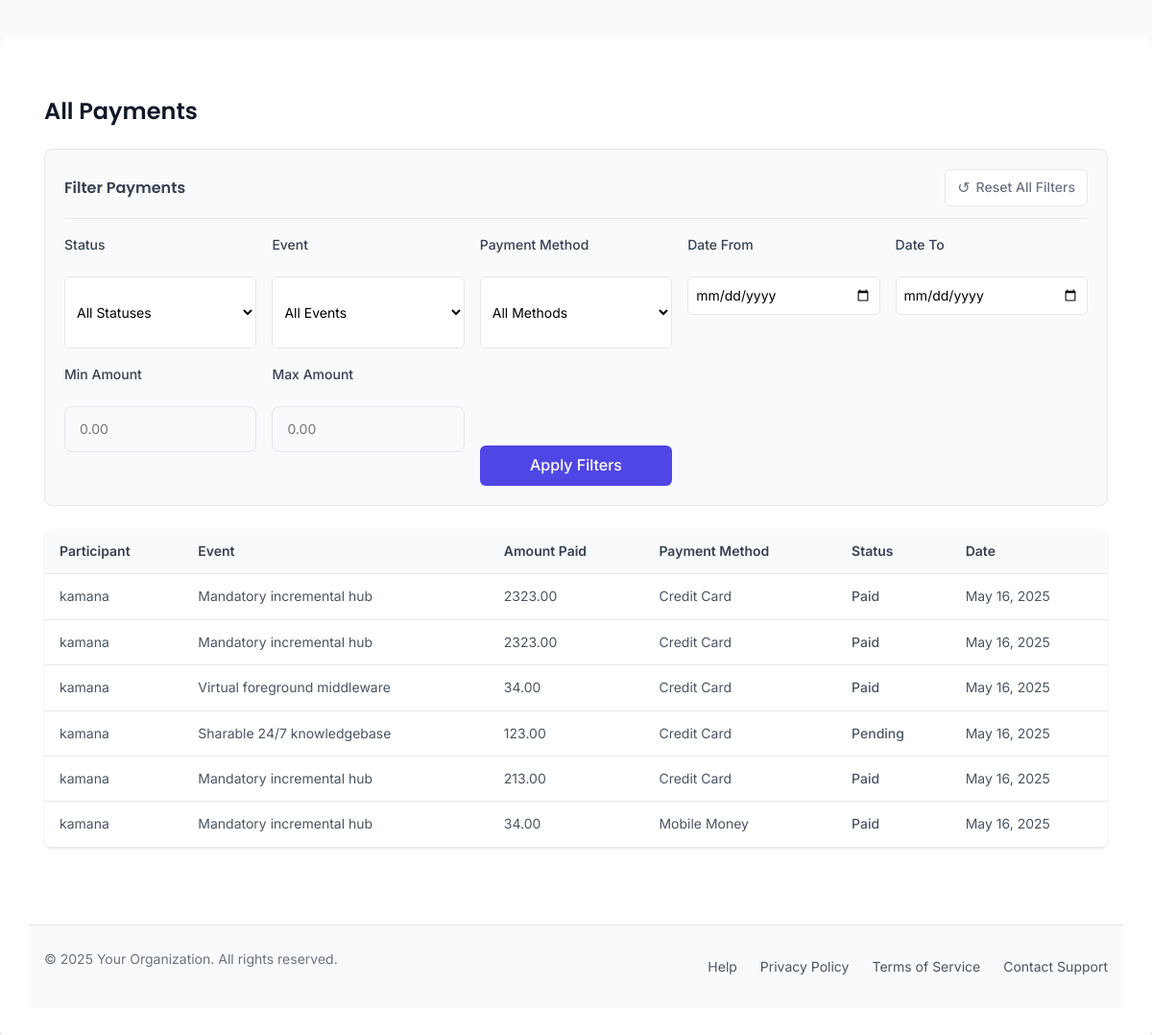
/payments/, run on an earlier commit of the app's database.
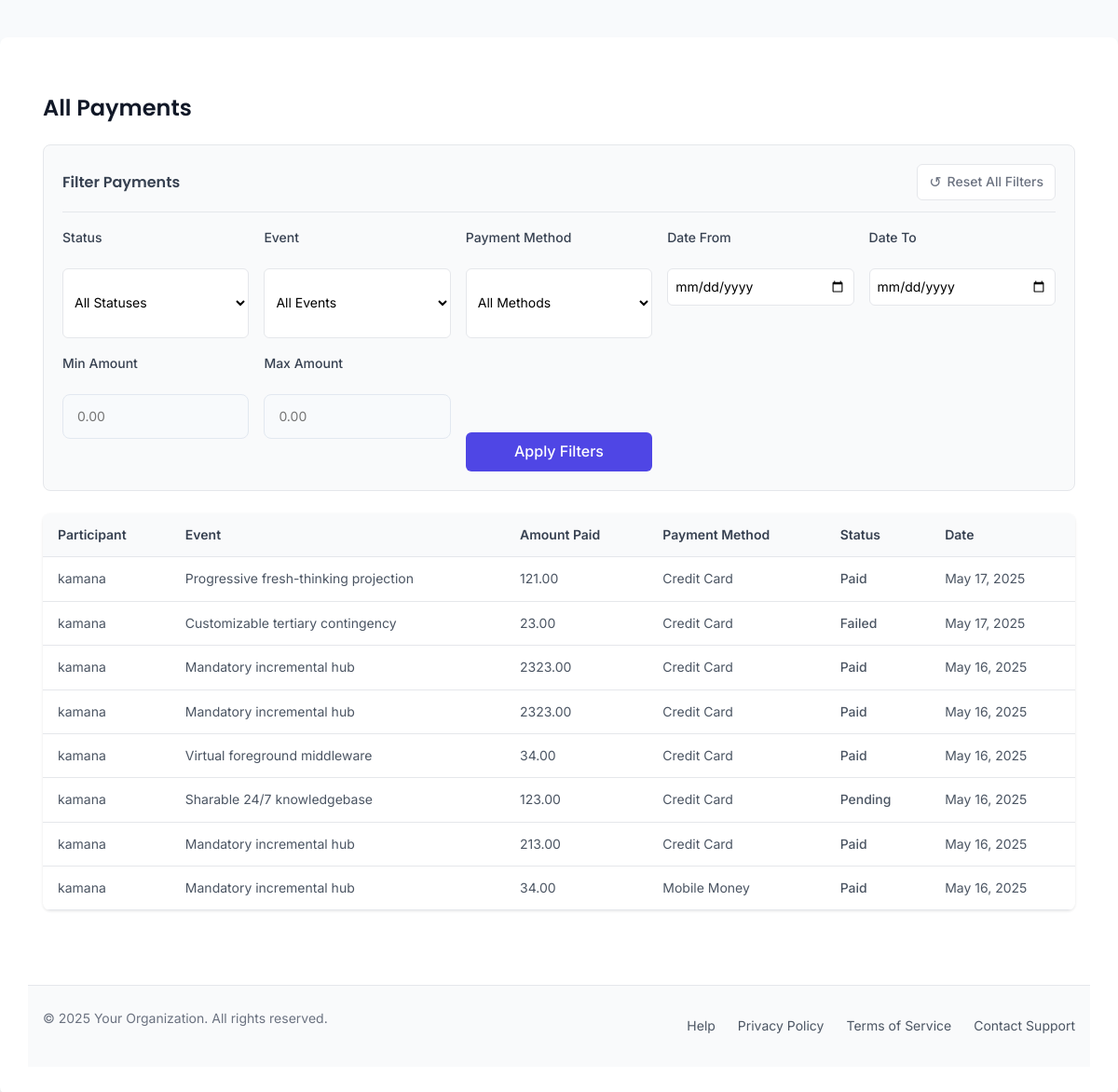
And on a later commit of the database.
### event_app/models.py (models this page shows, shortened)
class Payment(models.Model):
    PAYMENT_STATUS_CHOICES = [
        ('PAID', 'Paid'),
        ('PENDING', 'Pending'),
        ('FAILED', 'Failed')
    ]
    PAYMENT_METHOD_CHOICES = [
        ('CREDIT_CARD', 'Credit Card'),
        ('MOBILE_MONEY', 'Mobile Money'),
        ('BANK_TRANSFER', 'Bank Transfer'),
        ('PAYPAL', 'PayPal'),
        ('CASH', 'Cash'),
    ]
    participant = models.ForeignKey(Participant_management, on_delete=models.CASCADE)
    event = models.ForeignKey(Event_management, on_delete=models.CASCADE)
    amount_paid = models.DecimalField(max_digits=8, decimal_places=2)
    payment_method = models.CharField(max_length=20, choices=PAYMENT_METHOD_CHOICES)
    payment_date = models.DateField(auto_now_add=True)
    transaction_id = models.CharField(max_length=100)
    payment_status = models.CharField(max_length=10, choices=PAYMENT_STATUS_CHOICES)
    card_number = models.CharField(max_length=19, blank=True, null=True)  # Stored securely or masked
    cardholder_name = models.CharField(max_length=100, blank=True, null=True)

class Participant_management(models.Model):
    user = models.OneToOneField(User, on_delete=models.CASCADE, null=True, blank=True)
    name = models.CharField(max_length=150)
    email = models.EmailField()
    phone_number = models.CharField(max_length=20)
    sex = models.CharField(max_length=1)
    university = models.CharField(max_length=200)
    Event = models.ForeignKey(Event_management, on_delete=models.CASCADE)
    def __str__(self):
        return self.name

class Event_management(models.Model):
    title = models.CharField(max_length=100)
    description = models.TextField()
    start_date = models.DateField()
    end_date = models.DateField()
    location = models.CharField(max_length=100)
    category = models.ForeignKey(Category, on_delete=models.CASCADE)
    is_free = models.BooleanField(default=True)
    price = models.DecimalField(max_digits=8, decimal_places=2, default=0.00)
    image = models.ImageField(upload_to='events/', blank=True, null=True)
    available_tickets = models.PositiveIntegerField(default=0)
    def __str__(self):
        return self.title

### event_app/views.py (the view)
# urls.py: path('payments/', views.admin_payments, name='admin_payments'),
def admin_payments(request):
    payments = Payment.objects.select_related(
        'participant', 'event'
    ).order_by('-payment_date')
    return render(request, 'admin_payments.html', {'payments': payments})

### event_app/templates/admin_payments.html (shortened to what this page needs)
{% extends 'base.html' %}
{% block content %}
<div class="payments-container">
    <h2 class="payments-title">All Payments</h2>
    <div class="filter-section">
        <div class="filter-header">
            <h3 class="filter-title">Filter Payments</h3>
            <a href="{% url 'admin_payments' %}" class="filter-reset-button">
                <span class="reset-icon">↺</span> Reset All Filters
            </a>
        </div>
        <form method="get" action="" class="filter-form" id="payment-filter-form" novalidate>
            <div class="filter-grid">
                <div class="filter-group">
                    <label for="status">Status</label>
                    <select name="status" id="status" class="filter-select">
                        <option value="">All Statuses</option>
                    </select>
                </div>
                <div class="filter-group">
                    <label for="event">Event</label>
                    <select name="event" id="event" class="filter-select">
                        <option value="">All Events</option>
                    </select>
                </div>
                <div class="filter-group">
                    <label for="payment_method">Payment Method</label>
                    <select name="payment_method" id="payment_method" class="filter-select">
                        <option value="">All Methods</option>
                    </select>
                </div>
                <div class="filter-group">
                    <label for="date_from">Date From</label>
                    <input type="date" name="date_from" id="date_from" class="filter-input" aria-describedby="date_from_error">
                    <div id="date_from_error" class="input-error"></div>
                </div>
                <div class="filter-group">
                    <label for="date_to">Date To</label>
                    <input type="date" name="date_to" id="date_to" class="filter-input" aria-describedby="date_to_error">
                    <div id="date_to_error" class="input-error"></div>
                </div>
                <div class="filter-group amount-filter">
                    <label for="amount_min">Min Amount</label>
                    <input type="number" name="amount_min" id="amount_min" class="filter-input" min="0" step="0.01" placeholder="0.00" aria-describedby="amount_min_error">
                    <div id="amount_min_error" class="input-error"></div>
                </div>
                <div class="filter-group amount-filter">
                    <label for="amount_max">Max Amount</label>
                    <input type="number" name="amount_max" id="amount_max" class="filter-input" min="0" step="0.01" placeholder="0.00" aria-describedby="amount_max_error">
                    <div id="amount_max_error" class="input-error"></div>
                </div>
                <div class="filter-submit">
                    <button type="submit" class="filter-button" id="apply-filters-btn">Apply Filters</button>
                </div>
            </div>
        </form>
    </div>
    <div class="table-responsive">
        <table class="payments-table">
            <thead>
                <tr>
                    <th>Participant</th>
                    <th>Event</th>
                    <th>Amount Paid</th>
                    <th>Payment Method</th>
                    <th>Status</th>
                    <th>Date</th>
                </tr>
            </thead>
            <tbody>
                {% for payment in payments %}
                <tr>
                    <td>{{ payment.participant }}</td>
                    <td>{{ payment.event }}</td>
                    <td>{{ payment.amount_paid }}</td>
                    <td>{{ payment.get_payment_method_display }}</td>
                    <td class="status-cell status-{{ payment.payment_status }}">{{ payment.get_payment_status_display }}</td>
                    <td>{{ payment.payment_date }}</td>
                </tr>
                {% endfor %}
            </tbody>
        </table>
    </div>
</div>
<footer class="admin-footer">
    <div class="footer-container">
        <div class="footer-info">
            <p>&copy; {% now "Y" %} Your Organization. All rights reserved.</p>
        </div>
        <div class="footer-links">
            <a href="#" class="footer-link">Help</a>
            <a href="#" class="footer-link">Privacy Policy</a>
            <a href="#" class="footer-link">Terms of Service</a>
            <a href="#" class="footer-link">Contact Support</a>
        </div>
    </div>
</footer>
{% endblock %}

### event_app/templates/base.html (shortened to what this page needs)
<!DOCTYPE html>
<html>
<head>
    <link href="https://cdn.jsdelivr.net/npm/bootstrap@5.3.0/dist/css/bootstrap.min.css" rel="stylesheet">
    <link rel="stylesheet" href="https://cdnjs.cloudflare.com/ajax/libs/font-awesome/6.4.0/css/all.min.css">
    <link rel="stylesheet" href="https://cdnjs.cloudflare.com/ajax/libs/font-awesome/6.4.0/css/all.min.css">
</head>
<body>
    <div class="container">
        {% block content %}
        {% endblock %}
    </div>
</body>
</html>

### event_app/templates/base.html (style rules this page uses)
:root { --primary: #4f46e5; --primary-dark: #4338ca; --secondary: #f97316; --dark: #1e293b; --light: #f8fafc; --gray: #64748b; --gray-light: #e2e8f0; --success: #10b981; --error: #ef4444; --warning: #f59e0b; --info: #3b82f6; --border-radius: 8px; --transition: all 0.3s ease; }
* { margin: 0; padding: 0; box-sizing: border-box; font-family: 'Inter', sans-serif; }
body { background-color: var(--light); color: var(--dark); line-height: 1.6; }
.container { max-width: 1200px; margin: 40px auto; padding: 30px; background-color: #fff; border-radius: var(--border-radius); box-shadow: 0 4px 6px -1px rgba(0, 0, 0, 0.1), 0 2px 4px -1px rgba(0, 0, 0, 0.06); }
.filter-group { display: flex; gap: 15px; flex-wrap: wrap; }
.filter-select { flex: 1; min-width: 200px; border-radius: var(--border-radius); border: 1px solid var(--gray-light); padding: 10px 15px; background-color: white; transition: var(--transition); }
label { display: block; font-weight: 500; margin-bottom: 8px; color: var(--dark); font-size: 14px; }
input[type="text"], input[type="email"], input[type="password"], input[type="number"], textarea, select { width: 100%; padding: 12px 15px; border: 1px solid var(--gray-light); border-radius: var(--border-radius); font-size: 14px; transition: var(--transition); background-color: var(--light); }
h1, h2, h3, h4, h5, h6 { font-family: 'Poppins', sans-serif; font-weight: 600; color: var(--dark); }

What changed in the data, as far as the page shows it:
added Payment: participant "kamana", event "Progressive fresh-thinking projection", amount_paid "121.00", payment_method "Credit Card", payment_status "Paid", payment_date "May 17, 2025"
added Payment: participant "kamana", event "Customizable tertiary contingency", amount_paid "23.00", payment_method "Credit Card", payment_status "Failed", payment_date "May 17, 2025"
